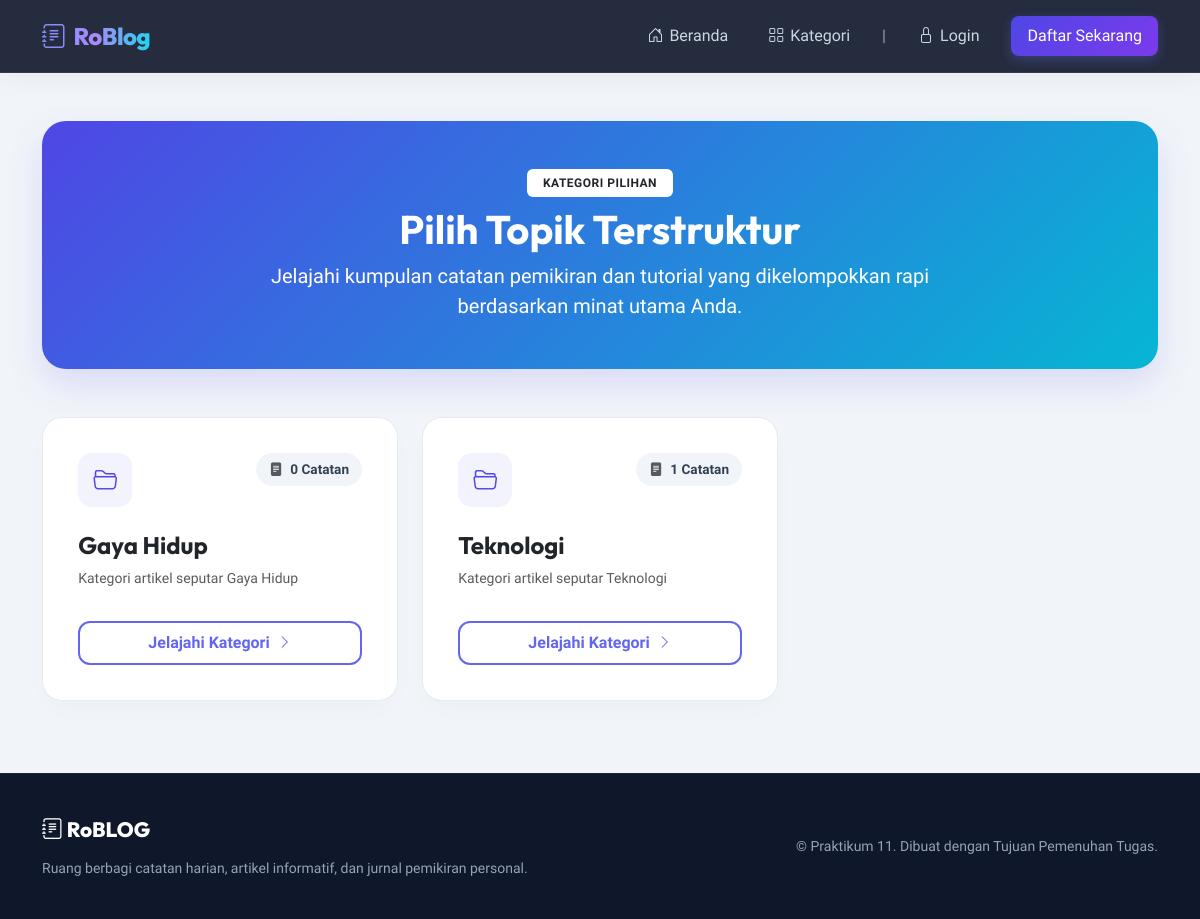
The page /kategori/ on the database its author committed.
### blog/models.py (models this page shows, shortened)
class Category(models.Model):
    name = models.CharField(max_length=100, unique=True)
    slug = models.SlugField(max_length=100, unique=True, blank=True)
    description = models.TextField(blank=True, null=True)
    class Meta:
        verbose_name_plural = "Categories"

### blog/views.py (the view)
# urls.py: path('kategori/', views.category_list, name='category-list'),
def category_list(request):
    categories = Category.objects.all().annotate(post_count=Count('posts'))
    return render(request, 'blog/category_list.html', {
        'categories': categories
    })

### blog/templates/blog/category_list.html (shortened to what this page needs)
{% extends 'blog/base.html' %}
{% block content %}
<div class="cat-header text-center">
    <div class="col-lg-8 mx-auto">
        <span class="badge bg-white text-dark mb-2 px-3 py-2 text-uppercase fw-bold" style="letter-spacing:0.5px;">Kategori Pilihan</span>
        <h1 class="text-white fw-bold">Pilih Topik Terstruktur</h1>
        <p class="lead text-light-50 m-0 opacity-90">
            Jelajahi kumpulan catatan pemikiran dan tutorial yang dikelompokkan rapi berdasarkan minat utama Anda.
        </p>
    </div>
</div>
<div class="row">
    {% if categories %}
        {% for cat in categories %}
            <div class="col-md-6 col-lg-4 mb-4">
                <div class="cat-card">
                    <span class="cat-count-badge"><i class="bi bi-file-text-fill me-1 text-muted"></i> {{ cat.post_count }} Catatan</span>
                    <div>
                        <div class="cat-icon-wrapper">
                            <i class="bi bi-folder2-open"></i>
                        </div>
                        <h4 class="fw-bold text-dark mb-2">{{ cat.name }}</h4>
                        <p class="text-muted small mb-4">
                            {% if cat.description %}
                                {{ cat.description }}
                            {% else %}
                                Telusuri kumpulan catatan dan artikel yang membahas topik seputar {{ cat.name|lower }}.
                            {% endif %}
                        </p>
                    </div>
                    <a href="{% url 'post-list' %}?category={{ cat.slug }}" class="btn btn-premium-outline w-100 mt-2 py-2">
                        Jelajahi Kategori <i class="bi bi-chevron-right small ms-1"></i>
                    </a>
                </div>
            </div>
        {% endfor %}
    {% endif %}
</div>
{% endblock %}

### blog/templates/blog/base.html (style rules this page uses)
:root { --primary-grad: linear-gradient(135deg, #4f46e5 0%, #7c3aed 100%); --accent-grad: linear-gradient(135deg, #06b6d4 0%, #3b82f6 100%); --navy-dark: #0f172a; --navy-slate: #1e293b; --navy-light: #f8fafc; --text-main: #334155; --text-muted: #64748b; }
body { font-family: 'Plus Jakarta Sans', sans-serif; background-color: #f1f5f9; color: var(--text-main); min-height: 100vh; display: flex; flex-direction: column; overflow-x: hidden; }
h1, h2, h3, h4, h5, h6 { font-family: 'Outfit', sans-serif; font-weight: 700; color: var(--navy-dark); }
.btn-premium-outline { background: transparent; border: 2px solid #6366f1; color: #6366f1; font-weight: 600; border-radius: 12px; padding: 0.5rem 1.4rem; transition: all 0.3s ease; }

### blog/templates/blog/category_list.html (style rules this page uses)
.cat-header { background: linear-gradient(135deg, #4f46e5 0%, #06b6d4 100%); border-radius: 24px; padding: 3rem 2rem; color: white; margin-bottom: 3rem; box-shadow: 0 15px 35px rgba(79, 70, 229, 0.15); }
.cat-card { border-radius: 20px; background: #ffffff; border: 1px solid rgba(226, 232, 240, 0.8); box-shadow: 0 10px 30px -10px rgba(0, 0, 0, 0.04); transition: all 0.3s cubic-bezier(0.4, 0, 0.2, 1); padding: 2.2rem; display: flex; flex-direction: column; justify-content: space-between; height: 100%; position: relative; overflow: hidden; }
.cat-icon-wrapper { width: 54px; height: 54px; border-radius: 14px; background: rgba(99, 102, 241, 0.08); color: #4f46e5; display: flex; align-items: center; justify-content: center; margin-bottom: 1.5rem; font-size: 1.5rem; }
.cat-count-badge { position: absolute; top: 2.2rem; right: 2.2rem; font-weight: 700; font-size: 0.85rem; padding: 0.4rem 0.8rem; border-radius: 50px; background: #f1f5f9; color: var(--text-main); }

### rows shown on the page
Category: post_count "0", name "Gaya Hidup", description "Kategori artikel seputar Gaya Hidup"
Category: post_count "1", name "Teknologi", description "Kategori artikel seputar Teknologi"
